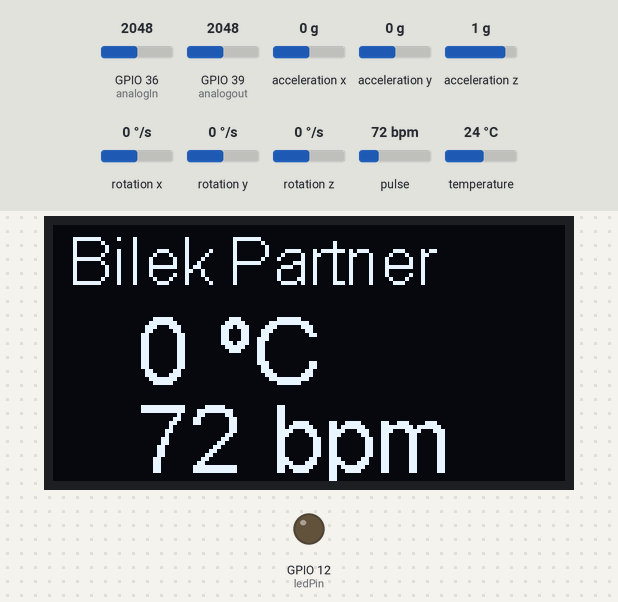
Simulated run of this sketch. Board: ESP32. On the bench: 128×64 one-colour display, output pins drawn as LEDs (lit = HIGH). The inputs (shaded band) are chosen by the test bench; at power-on: pulse 72 bpm, GPIO 36 (analogIn) = 2048, GPIO 39 (analogout) = 2048, acceleration x 0 g, acceleration y 0 g, acceleration z 1 g, rotation x 0 °/s, rotation y 0 °/s, rotation z 0 °/s, temperature 24 °C. WiFi joins after 1.5 s; servers stay silent unless stated; what the sketch prints to the serial monitor is not drawn.

Above: at 8.0 s.
8.1 s: pulse set to 100 bpm
At 10.7 s:
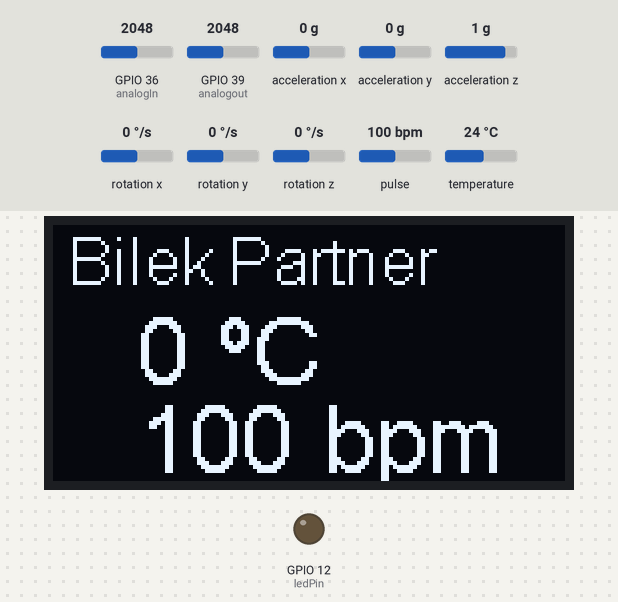
11.2 s: pulse set to 70 bpm
At 14.0 s:
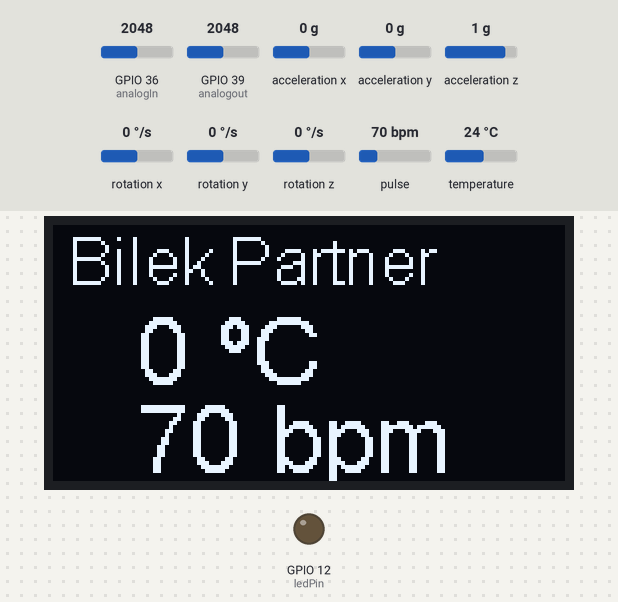
17.4 s: pulse set to 130 bpm
At 19.1 s:
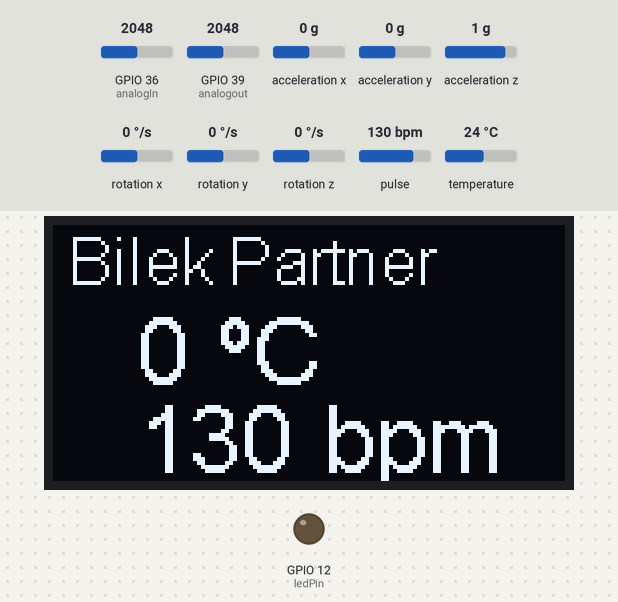
Timing chart, 0 to 20.6 s (numbered marks = the images above; inputs shaded):
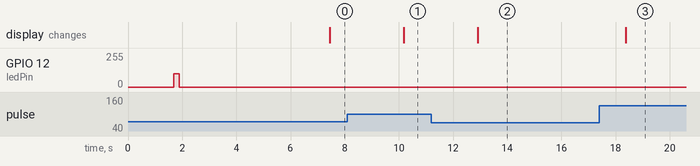

Measured:
- after the input at 8.1 s, the display: changes after 2.1 s (image 1)
- after the input at 11.2 s, the display: changes after 1.7 s (image 2)
- after the input at 17.4 s, the display: changes after 0.98 s (image 3)

The sketch:

nisan14DemoOncesi.ino
```cpp
#include <MPU6050_tockn.h>
#include <Wire.h>
#include "MAX30100_PulseOximeter.h"
#define SDA_PIN 21
#define SCL_PIN 22
MPU6050 mpu6050(Wire);


#include <WiFi.h>

#define WIFI_SSID "sinanelveren"
#define WIFI_PASSWORD "sinanelveren"


#include <Wire.h>
#include "SSD1306.h"


long timer = 0;
PulseOximeter pox;
int sample_count=0;
float val;
float sample_avg;
float tempAnalog;
int kalp_sample_count = 0 ;
float heartPrint;

uint32_t tsLastReport = 0;
float heartCurrent = 70;
const int analogIn = A0;
const int analogout = A3;
char package[256];
char wifiPackage[5][256];
int RawValue= 0;
double Voltage = 0;
double tempC = 0;
int volt = 0;

int wifiCounter = 0;
int ledCount = 0;


//Wifi client
const uint16_t port = 1379;
const char * host = "89.107.226.204"; // ip or dns


//OLED
SSD1306  display(0x3C, 21,22);


const int ledPin = 12;  // 16 corresponds to GPIO16

// setting PWM properties
const int freq = 2000;
const int ledChannel = 0;
const int resolution = 8;


void onBeatDetected()
{
Serial.println("Beat!");
}

void setup() {
    Serial.begin(9600);

    display.init();
    display.flipScreenVertically();
    display.setFont(ArialMT_Plain_16);
    display.setColor(WHITE);
    display.clear();
    screenOled(heartPrint, tempAnalog);


    Serial.print("Waiting for WiFi... ");
    WiFi.mode(WIFI_STA);

    WiFi.begin(WIFI_SSID, WIFI_PASSWORD);
    Serial.print("connecting");

    while (WiFi.status() != WL_CONNECTED) {
      Serial.print(".");
      wifiCounter++;
      delay(500);
      if(wifiCounter >= 5){
        break;
      }
    }
    wifiCounter = 0;

    Serial.println("");
    Serial.println("WiFi connected");
    Serial.println("IP address: ");
    Serial.println(WiFi.localIP());

    delay(100);

    // configure buzzer PWM functionalitites
    ledcSetup(ledChannel, freq, resolution);
    // attach the channel to the GPIO to be controlled
    ledcAttachPin(ledPin, ledChannel);

     buzzer();
     buzzer();

     Serial.print("Connecting to ");
     Serial.println(host);


    Serial.print("Initializing Pulse and 3-Eksen");

    Wire.begin(SDA_PIN,SCL_PIN);
    mpu6050.begin();
    mpu6050.calcGyroOffsets(true);
    Serial.println("GYRO is Calibrated");

     //kalp init
     setPulse();

}

void loop() {
  mpu6050.update();
  pox.update();

  float acX,acY,acZ,temp,heart,oksijen, gX, gY, gZ;
  sample_count++;
  kalp_sample_count++;
  val = analogRead(analogIn); //sicaklik
  sample_avg = sample_avg + (val - sample_avg) / sample_count;

  if (sample_count >= 4096){
     tempAnalog=(1.1 * sample_avg * 100.0) / 1024.0;

     sample_count = 0;

   }


   if(kalp_sample_count <= 100){
        heart = pox.getHeartRate();

        if(heart > 50 && heart <= 150){
            heartCurrent +=  heart;
            heartCurrent = heartCurrent /2;
            heartPrint = heartCurrent;
        }
   }
   else{
       heartPrint = heartCurrent;
   }


  if(millis() - timer > 400){
   // buzzer();
    kalp_sample_count = 0;


    Serial.println("\n=======================================================");
    temp = mpu6050.getTemp();
    acX = mpu6050.getAccX();
    acY = mpu6050.getAccY();
    acZ = mpu6050.getAccZ();
    gX =  mpu6050.getGyroAngleX();
    gY =  mpu6050.getGyroAngleY();
    gZ =  mpu6050.getGyroAngleZ();
    volt = getVolt();

    sprintf(package,"B_%lf_%lf_%lf_%lf_%lf_%lf_%lf_%lf_%d_%lf",acX,acY,acZ,gX,gY,gZ, heartPrint,tempAnalog,volt, temp);Serial.println(package);
/*    Serial.print("temp : ");Serial.println(temp);
    Serial.print("accX : ");Serial.print(acX);
    Serial.print("\taccY : ");Serial.print(acY);
    Serial.print("\taccZ : ");Serial.println(acZ);

    Serial.print("  Gx : ");
    Serial.print(gX);
    Serial.print("  Gy : ");
    Serial.print(gY);
    Serial.print("  Gz : ");
    Serial.print(gZ);
*/
    Serial.print("  Heart rate:");
    Serial.println(heartPrint);


    Serial.print("\t Temperature in C = ");
    Serial.print(tempAnalog,1);

    timer = millis();


    sprintf(wifiPackage[wifiCounter],"%s", package);
    wifiCounter++;
    if(wifiCounter == 5){
        wifitest(acX, acY, acZ, heartPrint, tempAnalog);
        wifiCounter = 0;
    }

  }


}

void wifitest(float x,float y, float z, float h, float t){

  //buzzer();
  int res =0;
  delay(10);
   Serial.println();
    Serial.println();


    WiFiClient client;
    if(WiFi.status() == WL_CONNECTED){
      if ( !client.connect(host, port)) {
          Serial.println("Connection failed.");
          Serial.println("Waiting 5 seconds before retrying...");
          delay(5000);
          setPulse();
          return;
      }
    }

  //  sprintf(package,"B_%lf_%lf_%lf_%lf_%lf",x,y,z,h,t);

    res = getVolt();
    if(res == 1 || res == 2){
      buzzer();
      buzzer();
      buzzer();
      sprintf(package,"B_%lf_%lf_%lf_%lf_%lf_%d",x,y,z,h,t,res);
       Serial.println(package);
    }
      for(int i = 0; i<5; i++ ){
       client.println(wifiPackage[i]);
      }

     Serial.println("Closing connection.");
    if(WiFi.status() == WL_CONNECTED )
      client.stop();

    Serial.println("\n***************************************\n");


  Serial.print("HEART: ");
  Serial.print(h);
  Serial.print("   TEMP: ");
  Serial.println(t);


  Serial.println("disconnected\n");


screenOled(heartPrint, tempAnalog);


  delay(100);

  setPulse();


}

void setPulse(){


//    pox.resume();
 if (!pox.begin()) {
    Serial.println("FAILED");
   // for(;;);
    } else {
    Serial.println("SUCCESS");
    }
    pox.setOnBeatDetectedCallback(onBeatDetected);
}


void screenOled(float heart, float temp){

  int h = heart;
  int t = temp;

  ledCount++;

  display.setFont(ArialMT_Plain_16);

  display.setColor(WHITE);


  display.clear();

  char fst [] = " Bilek Partner\n";

  display.drawString(0,0,fst);
  display.setFont(ArialMT_Plain_24);

  char sec[15];
  sprintf(sec,"   %d ºC",t);
  char trd[15];
  sprintf(trd,"   %d bpm ",h);

  display.drawString(0,18,sec);
  display.drawString(0,40,trd);


  display.display();

  Serial.println(h);
  Serial.println(t);

  Serial.println("\n_________________________________________*___OLED__*_______________________\n\n");
}


int buzzer(){

    for (int i = 0; i<1; i++){
        ledcWrite(ledChannel, 100);
        delay(100);

        ledcWrite(ledChannel, 0);
        delay(5);

  //      ledcWrite(ledChannel, 100);
  //      delay(200);


   //     ledcWrite(ledChannel, 0);
   //     delay(1000);
    }

}

int getVolt(){
  float v = (float) analogRead(analogout)*5.0/ 1024.0;
  float res = v *10;
  if(res >=4.1 && res< 4.2)
    return 1;
  else if(res >= 3.2 && res <3.3)
  return 2;

  else
    return 0;
    }
```
